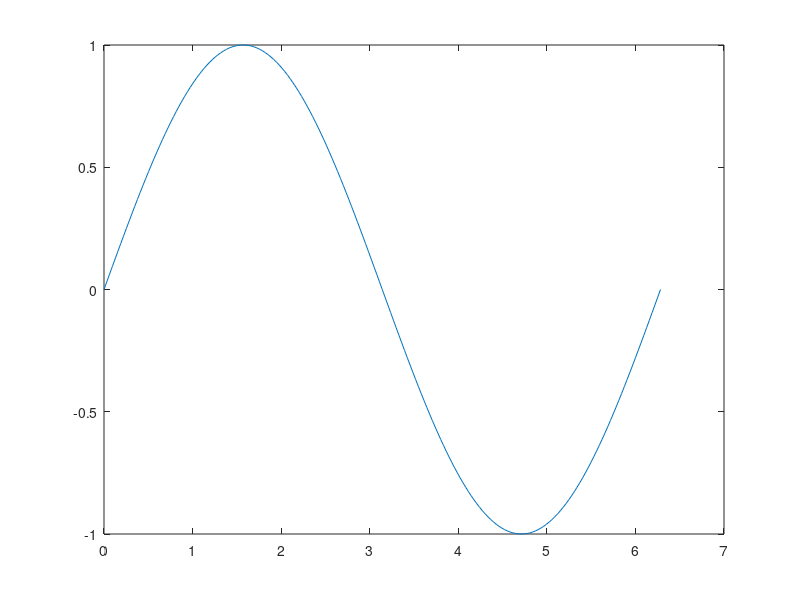
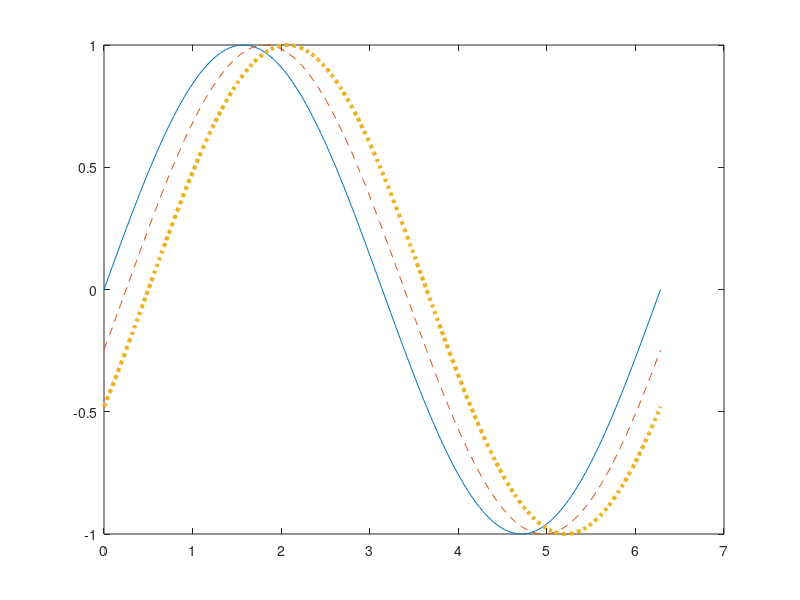
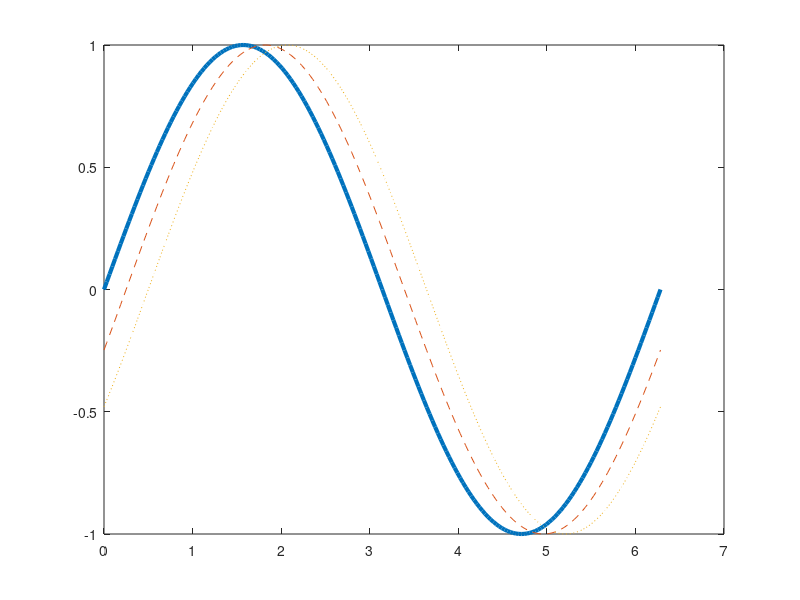
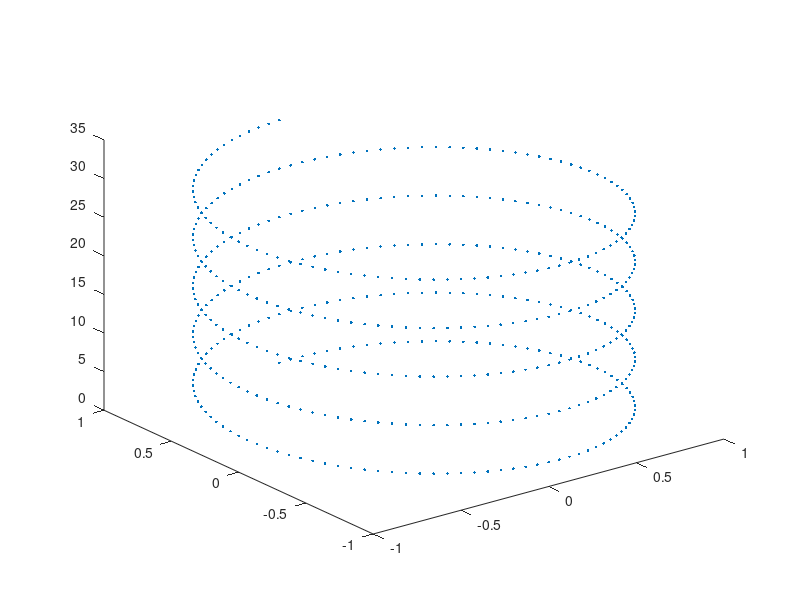

The MATLAB source for these figures, in order:
clear; close all; clc;

%% Line Plot
x = 0:pi/100:2*pi;
y = sin(x);
plot(x,y)



%% Line Plot (two)
x = 0:pi/100:2*pi;
y1 = sin(x);
y2 = sin(x-0.25);
y3 = sin(x-0.5);

% I
figure
plot(x,y1,x,y2,'--',x,y3,':', 'LineWidth', 3)

% II
figure
plot(x,y1, 'LineWidth', 3)
hold on 
plot(x,y2,'--')
hold on
plot(x,y3,':')
hold off


%% 3D plot
t = 0:pi/50:10*pi;
st = sin(t);
ct = cos(t);

figure
plot3(st,ct,t, '.')



%% Subplot
figure
subplot(2,1,1);
x = linspace(0,10);
y1 = sin(x);
plot(x,y1)

subplot(2,1,2); 
y2 = sin(5*x);
plot(x,y2, '--r')